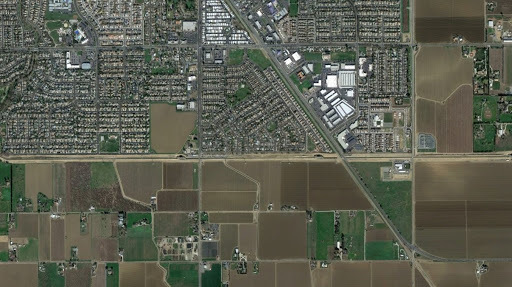
#> input picture data/Fig2_2019.jpeg, 512 x 287 px
$ python visualize_results.py
#> lines starting #> are read from the running program, lines starting #| are printed output that depends on the picture
# -*- coding: utf-8 -*-
"""
Created on Mon Jul  3 11:04:57 2023

@author: Ying Tu
"""

import os
import cv2
import matplotlib.pyplot as plt
import seaborn as sns
import json
from matplotlib import colors
import matplotlib.patches as mpatches

#Get data root
data_root = os.path.abspath(os.path.join(os.getcwd(), "../.."))

#Read original images
img2 = cv2.imread(data_root+'/data/Fig2_2019.jpeg')
#> img2 is the input picture: shape (287, 512, 3); mean B, G, R 81.3, 94.5, 92.1
img2rgb = cv2.cvtColor(img2, cv2.COLOR_BGR2RGB)
img2gray = cv2.cvtColor(img2, cv2.COLOR_BGR2GRAY)
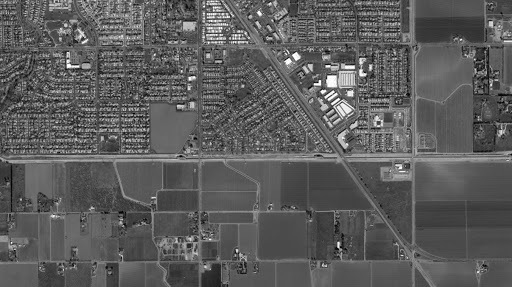
#> img2gray: shape (287, 512); min 0, max 255, mean 92.3

#Read prediction results
input_size=32
pred2rgb = cv2.imread(data_root+"/data/img2_rgb_size"+str(input_size)+"/predict.tif")
pred2gray = cv2.imread(data_root+"/data/img2_gray_size"+str(input_size)+"/predict.tif")
pred1gray = cv2.imread(data_root+"/data/img2_gray_size"+str(input_size)+"/predict_img1.tif")
#> (the run stopped early here; a loop or call above may not have finished)
